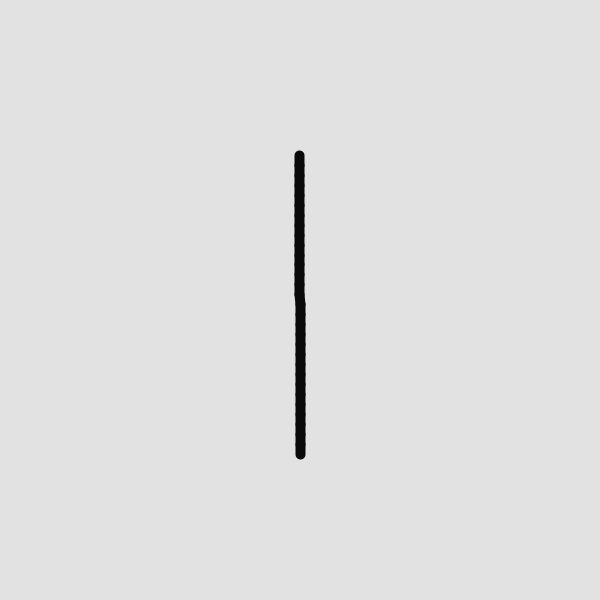
Frame 1 (no input)
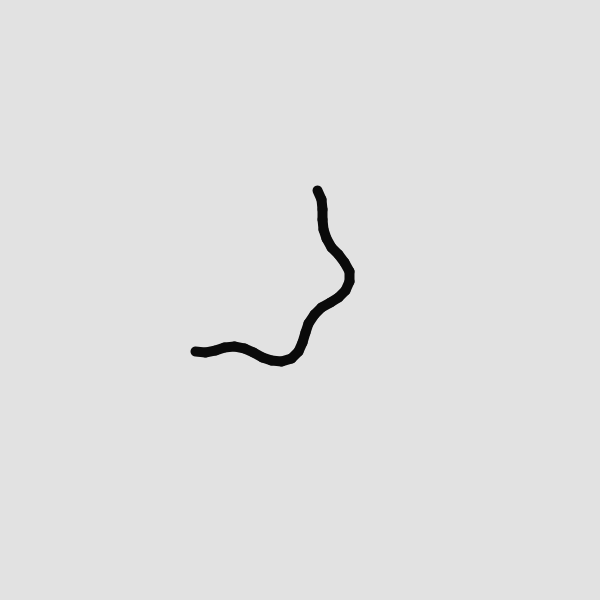
Frame 60 (the mouse pressed at the canvas centre just before this capture)
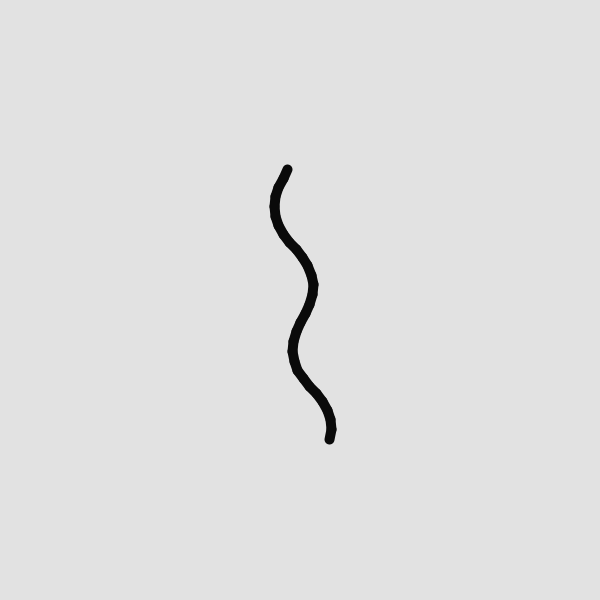
Frame 120 (the mouse held since frame 60 and released just before this capture)

The Processing sketch that drew these frames (run headless with seeded random() and noise(); from frame 60 on, the mouse is pressed at the canvas centre):

// Processing sketch: proc_Snake_sim_2
// ── proc_Snake_sim_2.pde
/*
Snake Controls Simulation 2.0
move mouse up or down to increase or decrease number of bends
move mouse left or right to tun that direction
press up or down to to change width of movments(size constant)
*/
final int NumberOfSegments = 30;
final int SegmentLength = 10;
final float Range = QUARTER_PI;

float[] angle = new float[NumberOfSegments];

float headAngle = 0;
float headTurn = 0;
float headAmplitude = 0.2;
float headRadian = 0;
float frequency = .4;
float sizeConstant = 0.6;

float[] xArray = new float[NumberOfSegments];
float[] yArray = new float[NumberOfSegments];
float xCenter = 0;
float yCenter = 0;
float rotationCenter = 0;

void setup(){
  size(600, 600);
  smooth();
  
  strokeWeight(10);
}

void draw(){
  background(226);
  
  //next radian
  headRadian += frequency;
  if(headRadian > TWO_PI){
    headRadian -= TWO_PI;
  }
  if(headRadian < 0){
    headRadian += TWO_PI;
  }
  
  headTurn = ((float)mouseX/width-0.5)* QUARTER_PI/4;
  frequency = ((float)(height-mouseY)/height) * 0.4+0.2;
  headAmplitude = sizeConstant*frequency;
  
  //next positions
  //headAngle = (((float)mouseX/width)-0.5)*Range;
  headAngle = headAmplitude*sin(headRadian) + headTurn;
  headAngle = constrain(headAngle, -Range, Range);
  
  //move angles down snake adding headAngle to front
  propergate(headAngle,0.0,10.0);
  
  translate(300,300);
  //draw invisable snake to find centers
  noStroke();
  extendFwd(0,0,0,0);
  findCenter();
  //translate coordinates and redraw
  stroke(10);
  rotate(rotationCenter);
  translate(-xCenter,-yCenter);
  extendFwd(0,0,0,0);
  //reset coordinate
  resetMatrix();
  
  delay(100);
}

void extendFwd(int segment,float x,float y,float currentAngle){
  
  float nextX = x+SegmentLength*sin(currentAngle+angle[segment]);
  float nextY = y+SegmentLength*cos(currentAngle+angle[segment]);
  
  line(x, y, nextX, nextY);
  
  xArray[segment] = x;
  yArray[segment] = y;
  
  if(segment+1 < NumberOfSegments){
    extendFwd(segment+1,nextX,nextY,currentAngle+angle[segment]);
  }
}

void propergate(float newAngle, float newTurn, float newAmplitude){
  for(int i= NumberOfSegments-1;i>0;i--){
    angle[i] = angle[i-1];
  }
  angle[0] = newAngle;
}

void findCenter(){
  float totalX = 0;
  float totalY = 0;
  float totalRotation = 0;
  
  for(int i=0; i<NumberOfSegments;i++){
    totalX += xArray[i];
    totalY += yArray[i];
    if(yArray[i] != 0){
      totalRotation += atan2(xArray[i],yArray[i]);
    }
  }
  
  xCenter = totalX/NumberOfSegments;
  yCenter = totalY/NumberOfSegments;
  rotationCenter = totalRotation/NumberOfSegments;
}

void keyPressed() {
  if (key == CODED) {
    if (keyCode == UP) {
      sizeConstant+=0.01;
    } else if (keyCode == DOWN) {
      sizeConstant-=0.01;
    } 
  }
  sizeConstant = constrain(sizeConstant, 0.2, 1);
  println(sizeConstant);
}
